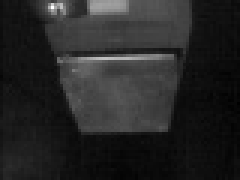
#> input picture autoregression/2017-05-22 15:39:35.767093/2017-05-22 15:40:41.010752.jpg, 80 x 60 px (shown 3 times larger); its folder holds 4 pictures in this run
$ python autoregression.py   (Python 2 division)
#> lines starting #> are read from the running program, lines starting #| are printed output that depends on the picture
import numpy as np
import pandas
import statsmodels.api as sm
from statsmodels.tsa.api import VAR, DynamicVAR
from pandas import Series
from matplotlib import pyplot
from statsmodels.tsa.ar_model import AR
import sklearn.metrics
import glob, os
import csv
import cv2
import numpy
import matplotlib.pyplot as plt
import datetime
from datetime import datetime
import time


#INFO http://www.statsmodels.org/stable/vector_ar.html#var

#also normal autoregression http://machinelearningmastery.com/autoregression-models-time-series-forecasting-python/

#OUTPUT: Red line is the actual data
#OUTPUT: Blue line is the predicted data

folderName = '2017-05-22 15:39:35.767093'
csvName = '2017-05-22 15:39:35.767093_358.csv'

#NOTE why is one set of values one time interval after the other?

def main():

    predictionLength = 10
    #this is the number of points in the dataset
    #AKA the point at which we start predicting the data
    #first try was 359
    numDataPoints = 359
    totalDataPoints =715
    lagLength = 60
    times = []
    timesSecs = []
    results = []
    averages = []
    temps = []
    UVs = []
    positions = []
    t = []
    forecastAverage = np.ndarray(shape=(numDataPoints+predictionLength,1))

    newData = np.ndarray(shape =(0,4), dtype=float)
    newArray = np.ndarray(shape =(0,4), dtype=float)
    t = datetime(1900, 1, 1, 15, 40)

    parent_dir = folderName
    photoList = [os.path.basename(f) for f in glob.glob(os.path.join(parent_dir, '*.jpg'))]
    photoList.sort()

    count = 0
    #get averages and arrange them into an array
    for name in photoList:
        image = cv2.imread(folderName+'/'+name, 0)
#> image is the input picture: shape (60, 80); min 0, max 255, mean 38
        #pixels: 23,8  49,8  49,32  23,32
        #format: gray[y1:y2, x1:x2]
        region = image[19:44, 27:56]
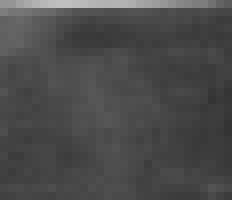
#> region: shape (25, 29) (shown 8 times larger); min 51, max 192, mean 74.7
        #get average
        avgRowColour = numpy.average(region, axis = 0)
#> avgRowColour = 29 values, max 81.88 at index 0, min 61.08 at index 28, mean 74.71
        avg = numpy.average(avgRowColour, axis = 0)
#> avg = 74.71
        #print('average intensity = ' + str(avg))
        averages.append(avg*5)
#> pass 2 of the loop in main, `for name in photoList:`:
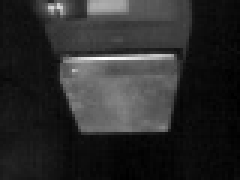
#> input picture autoregression/2017-05-22 15:39:35.767093/2017-05-22 15:42:01.486510.jpg, 80 x 60 px (shown 3 times larger)
#> in main, image is the input picture: shape (60, 80); min 0, max 255, mean 43.2
#> in main, `region = image[19:44, 27:56]`:
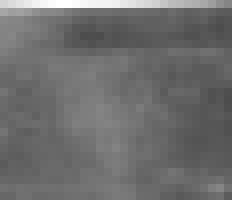
#> region: shape (25, 29) (shown 8 times larger); min 77, max 255, mean 109.4
#> avgRowColour = 29 values, max 119.4 at index 12, min 91.56 at index 28, mean 109.4
#> avg = 109.4
#> pass 3 of the loop in main, `for name in photoList:`:
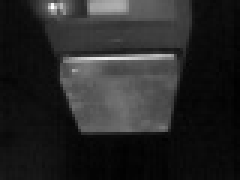
#> input picture autoregression/2017-05-22 15:39:35.767093/2017-05-22 15:45:12.613272.jpg, 80 x 60 px (shown 3 times larger)
#> in main, image is the input picture: shape (60, 80); min 0, max 255, mean 38.9
#> in main, `region = image[19:44, 27:56]`:
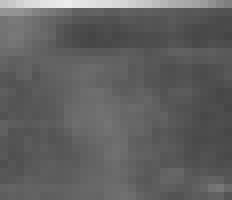
#> region: shape (25, 29) (shown 8 times larger); min 69, max 236, mean 96.3
#> avgRowColour = 29 values, max 104.8 at index 13, min 81.52 at index 28, mean 96.3
#> avg = 96.3
#> the loop made 4 passes; the first 3 are shown
        #count = count +1
        #print count


    #trim average pixel values so we only have the ones we care about for the prediction
    stuffToDelete = np.arange(numDataPoints+1, totalDataPoints+1)
#> stuffToDelete = 356 values from 360 to 715
#> (the run stopped early here; a loop or call above may not have finished)
